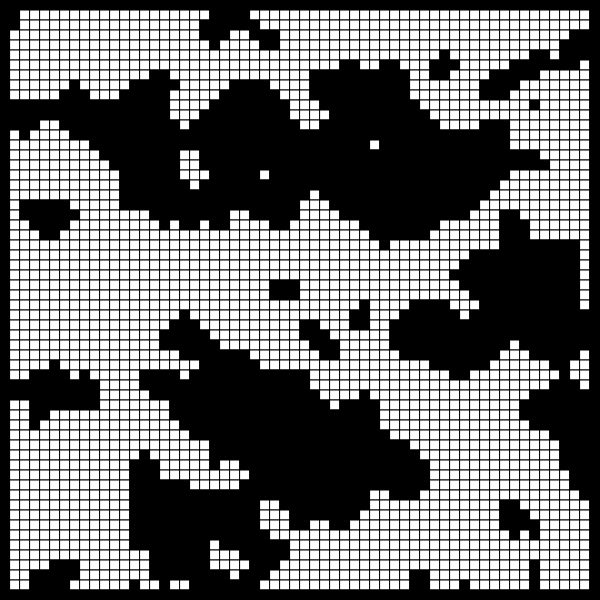
Frame 1 (no input)
Frame 60 (no input): identical to frame 1, image omitted
Frame 120 (the mouse pressed at the canvas centre since frame 60): identical to frame 1, image omitted

The p5.js sketch that drew this single still picture (run headless with seeded random() and noise() and a simulated clock; from frame 60 on, the mouse is pressed at the canvas centre):

// p5.js sketch
// ── sketch.js
//reference: https://www.youtube.com/watch?v=v7yyZZjF1z4&t=77s

var wall_num = 0

var tile_num = 0

var squares = []

var wallCount

var size = 10

var whiteNum = 0;
var blackNum = 0;
var grid = []

function setup()
{
    createCanvas(600, 600);
    colorMode(RGB, 1)

    background(0)


grid[0] = new Grid()

grid[0].show()

print(grid[0])
}

//------------------------------------------------------------------------------------
function draw()
{

}

// ── cell.js
class Grid
{
    constructor()
    {
        this.gridSize = 10

        this.coord = this.GetCoord()
    }


    oneGrid(tX, tY, size, color)
    {
        //fill(random(1))
        rect(tX, tY, size, size)

    }


    GetCoord() //creates grid coordinates and assign each grid with a value of 0 or 1.
    {
      let coord = {}

      for (var i = 0; i < width; i += this.gridSize)
      {
        coord[i] = {}

        for (var j = 0; j < height; j += this.gridSize)
        {
          if (Math.random() > 0.5) coord[i][j] = 0
          else coord[i][j] = 1
        }
      }

      return coord
    }


    GetSurrondingWallCount(gridX, gridY)// 0 is black, 1 is white. wallCount here is white count.
    {
        var wallCount = 0;

        for (var neighborX = gridX - this.gridSize; neighborX <= gridX + this.gridSize; neighborX += this.gridSize)
        {
            for (var neighborY = gridY - this.gridSize; neighborY <= gridY + this.gridSize; neighborY += this.gridSize)
            {
                if (neighborX >= 0 && neighborX < width && neighborY >= 0 && neighborY < height) //the center grid can't be on the edge, because it is the center of a 3*3 grid
                {
                    if (neighborX != gridX || neighborY != gridY) //if it is not itself, the center one in 3*3 grid.
                    {
                        wallCount += this.coord[neighborX][neighborY]
                    }
                }
                else //if this is around the edge, encourage the growth of walls
                {
                    wallCount++;
                }
            }
        }

        return wallCount
    }


    SmoothMap()
    {
      for (var i = 0; i < width; i += this.gridSize)
      {
        for (var j = 0; j < height; j += this.gridSize)
        {
            var neighborWallCount = this.GetSurrondingWallCount(i, j);

            if (neighborWallCount > 4) this.coord[i][j]  = 1;
            else if (neighborWallCount < 4)
                this.coord[i][j]  = 0;
        }

      }
    }



    show()
    {
        for (var i = 0; i < 1; i++)
        {
            this.SmoothMap();
        }


        for (var i = 0; i < width; i += this.gridSize) //same for-loop to re-creat the [i, j] coordinates, so that I can access the pre-defined the 0 or 1 values.
        {
            for (var j = 0; j <= height; j += this.gridSize)
            {
                if (i == 0 || i == 600 - size ||
                    j == 0 || j == 600 - size)
                {
                    this.coord[i][j] = 0
                }

                if (this.coord[i][j] == 0) fill(0)
                else fill(1)


                this.oneGrid(i, j, this.gridSize, this.coord[i][j])

                //print(this.GetSurrondingWallCount(i, j))
            }
        }

    }

}
